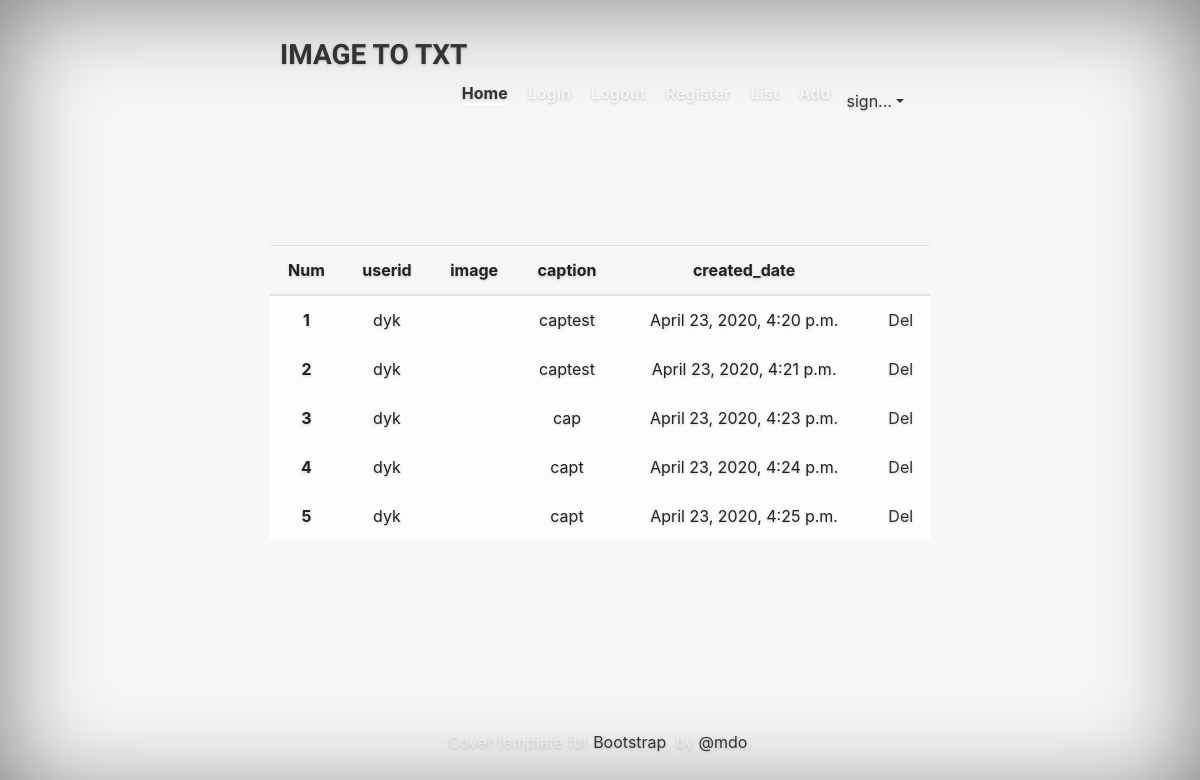
The page /imgdesc/list/ on the database as committed earlier.
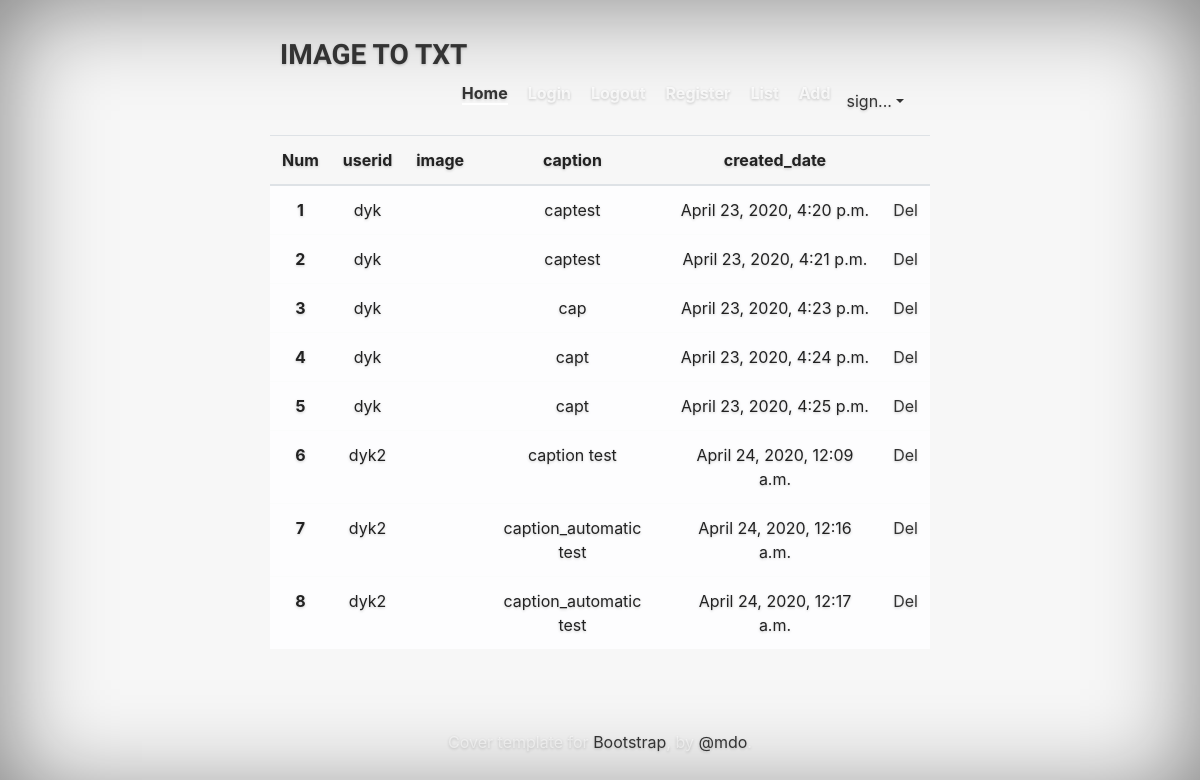
The same page on the database as committed later.
### imgdesc/models.py (models this page shows, shortened)
class ImgdescDB(models.Model):
    img_no = models.AutoField(primary_key=True, blank=True)
    userid = models.ForeignKey(User, models.DO_NOTHING, db_column='userID')  # Field name made lowercase.
    photo = models.ImageField(upload_to="%Y%m/%d", null=False)
    caption = models.CharField(max_length=100, blank=True, null=True)
    created_date = models.DateTimeField(default=timezone.now)

### imgdesc/views.py (the view)
# urls.py: path('list/', views.ListView.as_view(), name='list'),
class ListView(generic.TemplateView):
    def get(self, request, *args, **kwargs):
        mydb = ImgdescDB.objects.all()
        return render(request, 'imgdesc/list.html', {'mydb' : mydb})    #리턴에 'user': request.user 지움.for templatetags

### templates/imgdesc/list.html
{% extends 'imgdesc/header.html' %}
{% block content %}
<table class="table table-hover">
  <thead>
    <tr>
      <th scope="col">Num</th>
      <th scope="col">userid</th>
      <th scope="col">image</th>
      <th scope="col">caption</th>
      <th scope="col">created_date</th>
      <th scope="col"></th>
    </tr>
  </thead>
  <tbody>
  {% for lst in mydb %}
    <tr class="table-light">
      <th scope="row">{{ lst.img_no }}</th>
      <td>{{ lst.userid }}</td>
      <td>
        {% if lst.photo %}
          <img src="{{ lst.photo.url }}" width="100px" alt=""></td>
        {% endif %}
      </td>
      <td>{{ lst.caption }}</td>
      <td>{{ lst.created_date }}</td>
      <td><a href="{% url 'imgdesc:board' pk=lst.pk mode='del' %}">Del</a></td>
    </tr>
  {% endfor %}
  </tbody>
</table>
{% endblock %}

Rows that differ between the two databases and show on the page:
added ImgdescDB: img_no "6", userid "dyk2", caption "caption test", created_date "April 24, 2020, 12:09 a.m."
added ImgdescDB: img_no "7", userid "dyk2", caption "caption_automatic test", created_date "April 24, 2020, 12:16 a.m."
added ImgdescDB: img_no "8", userid "dyk2", caption "caption_automatic test", created_date "April 24, 2020, 12:17 a.m."
